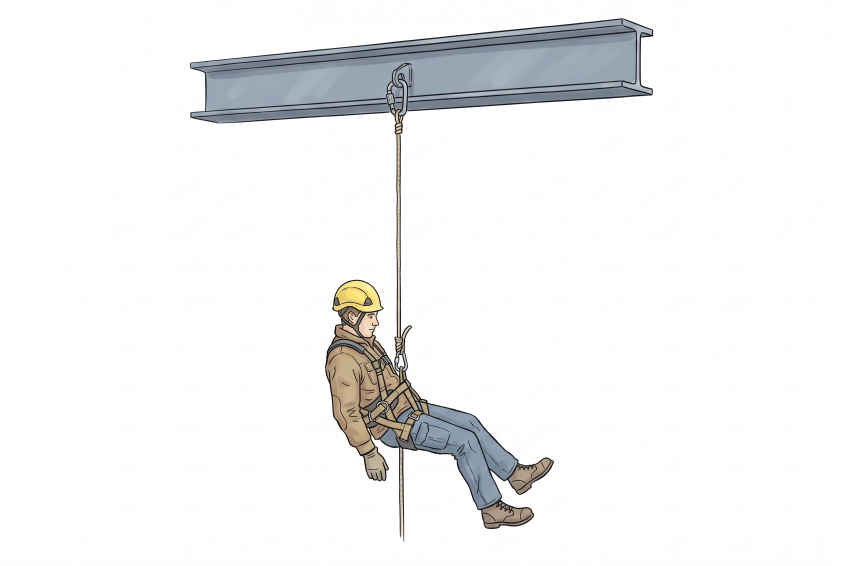
#> input picture obrazky/zdroje/011_pruznost_lano_ilustrace.png, 2528 x 1696 px (shown at 1/3 size)
$ python 011_pruznost_lano.py
#> lines starting #> are read from the running program, lines starting #| are printed output that depends on the picture
### obrazky/zdroje/styl.py
"""Jednotný kreslený styl obrázků sbírky. Použití:  from styl import *"""
import os
import matplotlib; matplotlib.use('Agg')
import matplotlib.pyplot as plt
from matplotlib import font_manager as fm
from matplotlib.patches import FancyArrowPatch, Arc

_FONT = os.path.join(os.path.dirname(os.path.abspath(__file__)), 'Caveat-Regular.ttf')
fm.fontManager.addfont(_FONT)

# --- barvy (význam je pevný, viz STYL.md) ---
INK    = '#222222'  # obrysy, osy, text
SILA   = '#d62828'  # síly
MOMENT = '#f77f00'  # momenty
POHYB  = '#7b2cbf'  # rychlost, zrychlení
ROZMER = '#1d6fd1'  # kóty, úhly, vzdálenosti
BOD    = '#2a9d4b'  # těžiště, body, osy otáčení
KOST, SVAL, KUZE, DREVO = '#f1e3c8', '#e07a7a', '#f6d5bf', '#8b5a2b'

W, H, DPI = 6.0, 4.0, 200   # 1200 x 800 px

def start(w=W, h=H, osy=False):
    plt.xkcd(scale=0.8, length=120, randomness=2)
    plt.rcParams.update({
        'font.family': ['Caveat', 'DejaVu Sans'], 'font.size': 20,
        'mathtext.fontset': 'custom', 'mathtext.rm': 'Caveat',
        'mathtext.it': 'Caveat', 'mathtext.bf': 'Caveat',
        'axes.linewidth': 1.8, 'lines.linewidth': 2.4, 'path.effects': [],
        'axes.edgecolor': INK, 'text.color': INK, 'axes.labelcolor': INK,
        'xtick.color': INK, 'ytick.color': INK})
    fig, ax = plt.subplots(figsize=(w, h), dpi=DPI)
    if not osy:
        ax.set_aspect('equal'); ax.axis('off')
    return fig, ax

# [4 lines left out: function graf, not called in this run]

def sila(ax, x0, y0, x1, y1, text=None, barva=SILA, dx=.05, dy=.05):
    ax.add_patch(FancyArrowPatch((x0, y0), (x1, y1), arrowstyle='-|>',
                 mutation_scale=18, lw=2.2, color=barva))
    if text: ax.text(x1 + dx, y1 + dy, text, color=barva, fontsize=20)

def kota(ax, x0, y0, x1, y1, text, dx=0, dy=-.15):
    ax.add_patch(FancyArrowPatch((x0, y0), (x1, y1), arrowstyle='<->',
                 mutation_scale=14, lw=1.6, color=ROZMER))
    ax.text((x0 + x1) / 2 + dx, (y0 + y1) / 2 + dy, text, color=ROZMER,
            fontsize=18, ha='center', va='center')

def bod(ax, x, y, text=None, dx=.06, dy=.06):
    ax.plot(x, y, 'o', color=BOD, ms=9)
    if text: ax.text(x + dx, y + dy, text, color=BOD, fontsize=20)

# [6 lines left out: function uhel, not called in this run]

def uloz(fig, jmeno):
    fig.tight_layout()
    fig.savefig(jmeno, facecolor='white', dpi=DPI)
    plt.close(fig)

### obrazky/zdroje/011_pruznost_lano.py
"""011 – Bezpečnostní lano: ilustrace z Gemini (011_pruznost_lano_ilustrace.png) + kóty a data."""
from styl import *
from PIL import Image
import numpy as np

ILU = '011_pruznost_lano_ilustrace.png'
ilu = np.asarray(Image.open(ILU).convert('RGB')).copy(); ilu[ilu.min(2) > 235] = 255
#> further down, ilu is the input picture: shape (1696, 2528, 3); mean R, G, B 241.5, 241.9, 242.1
H, W, _ = ilu.shape
#> H = 1696; W = 2528
fig, ax = start(6, 4)
ax.imshow(ilu, extent=(0, W, H, 0)); ax.set_xlim(350, W - 250); ax.set_ylim(H - 40, 20)
TOP, KON = 400, 1100                      # úchyt lana a místo připojení k postroji
K1 = TOP + (KON - TOP) * 200 / 205        # konec nezatíženého lana
# kóty délek lana
for y in (TOP, K1): ax.plot([830, 1170], [y, y], color=ROZMER, lw=1, ls=':')
ax.plot([1230, 1660], [KON, KON], color=ROZMER, lw=1, ls=':'); ax.plot([1230, 1660], [TOP, TOP], color=ROZMER, lw=1, ls=':')
kota(ax, 870, TOP, 870, K1, '', dy=0)
ax.text(840, (TOP + K1) / 2, '$l_1$ = 200 cm', color=ROZMER, fontsize=17, ha='right', va='center')
ax.text(840, (TOP + K1) / 2 + 85, '(bez zátěže)', color=ROZMER, fontsize=13, ha='right', va='center')
kota(ax, 1620, TOP, 1620, KON, '', dy=0)
ax.text(1650, (TOP + KON) / 2, '$l_2$ = 205 cm', color=ROZMER, fontsize=17, ha='left', va='center')
ax.text(1650, (TOP + KON) / 2 + 85, '(s dělníkem)', color=ROZMER, fontsize=13, ha='left', va='center')
# tíha dělníka
sila(ax, 1160, 1250, 1160, 1600); ax.patches[-1].set_zorder(6)
ax.text(1020, 1560, '$G$ = 1500 N', color=SILA, fontsize=18, ha='right', va='center')
# data lana
ax.text(1700, 1250, '$S$ = 100 mm²', fontsize=17, va='center')
ax.text(1700, 1390, '$E$ = ?', color=ROZMER, fontsize=22, va='center')
uloz(fig, '011_pruznost_lano.png')
#> in uloz, `fig.savefig(jmeno, facecolor='white', dpi=DPI)`:
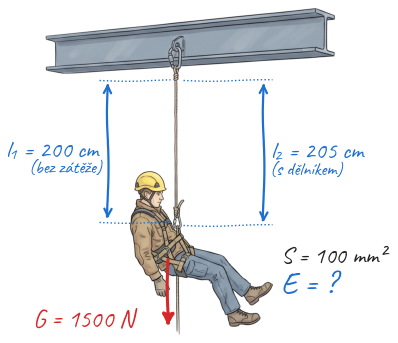
#> figure drawn by matplotlib, 1 panel

$ run again, with obrazky/zdroje/004_pruznost_prodlouzeni_dratu_ilustrace.png copied over obrazky/zdroje/011_pruznost_lano_ilustrace.png
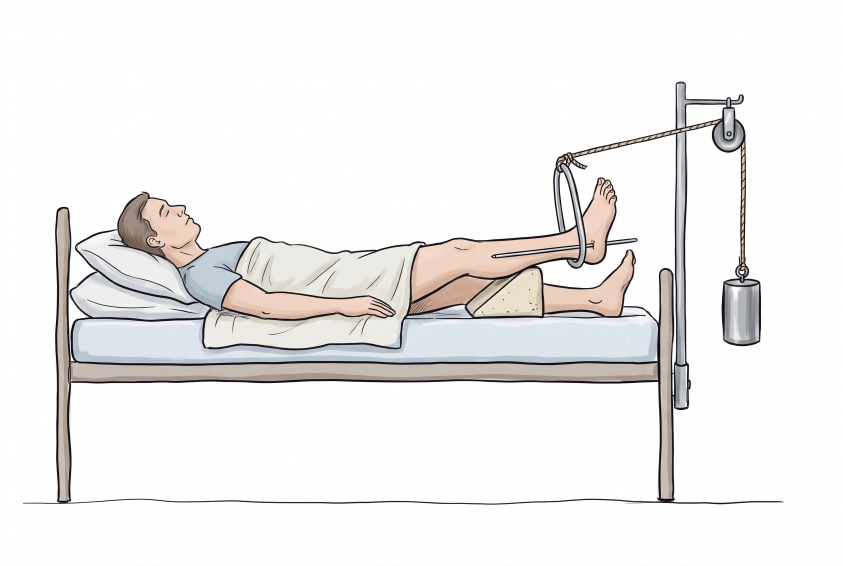
#> input picture obrazky/zdroje/004_pruznost_prodlouzeni_dratu_ilustrace.png, 2528 x 1696 px (shown at 1/3 size)
#> ilu is the input picture: shape (1696, 2528, 3); mean R, G, B 239.4, 238.1, 237.4
#> in uloz, `fig.savefig(jmeno, facecolor='white', dpi=DPI)`:
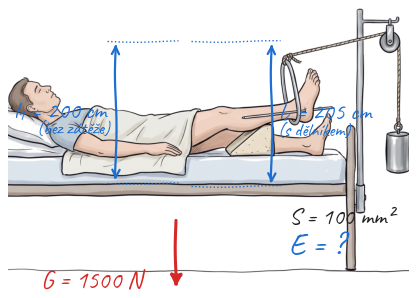
#> figure drawn by matplotlib, 1 panel

$ run again, with obrazky/zdroje/006_pruznost_biceps_kone_ilustrace.png copied over obrazky/zdroje/011_pruznost_lano_ilustrace.png
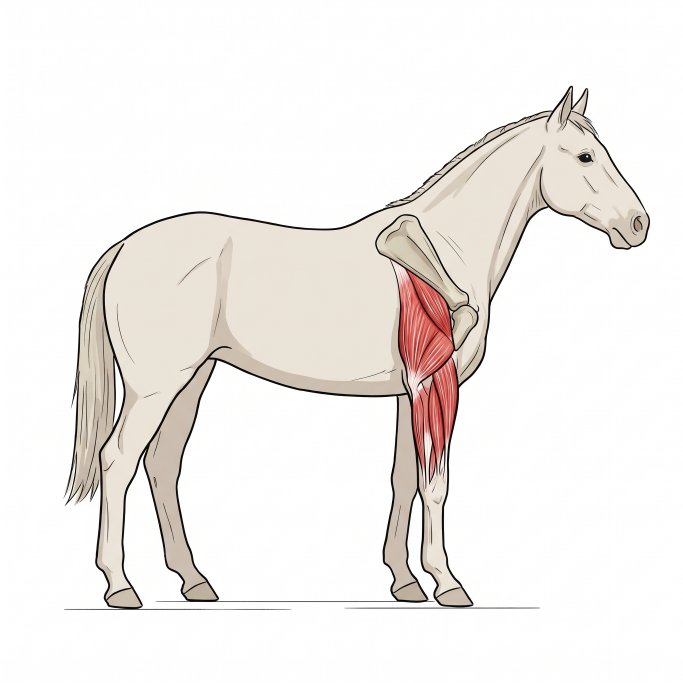
#> input picture obrazky/zdroje/006_pruznost_biceps_kone_ilustrace.png, 2048 x 2048 px (shown at 1/3 size)
#> ilu is the input picture: shape (2048, 2048, 3); mean R, G, B 242, 238.4, 235.5
#> in uloz, `fig.savefig(jmeno, facecolor='white', dpi=DPI)`:
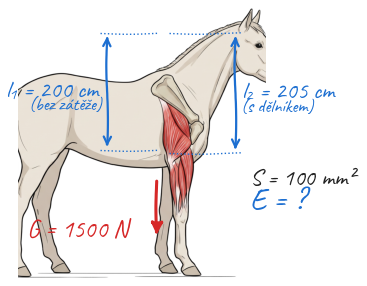
#> figure drawn by matplotlib, 1 panel

$ run again, with obrazky/zdroje/008_pruznost_max_sila_svalu_ilustrace.png copied over obrazky/zdroje/011_pruznost_lano_ilustrace.png
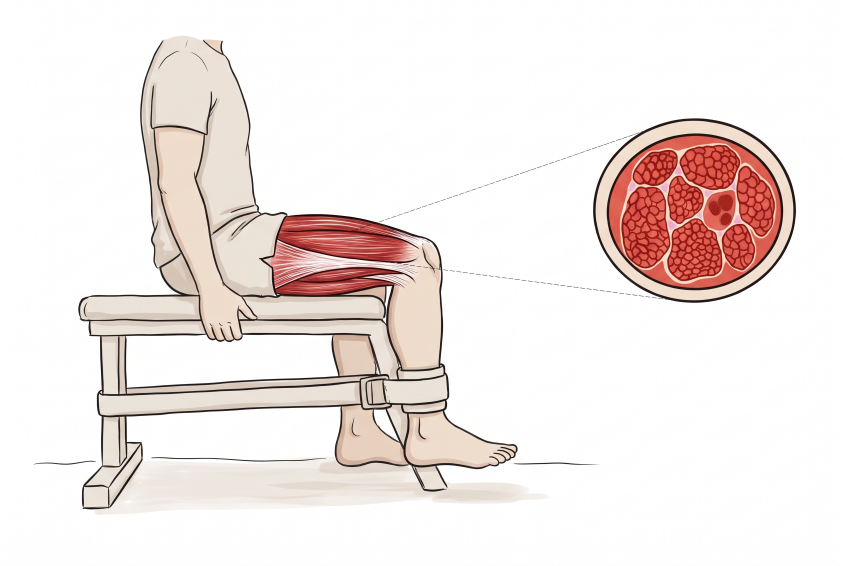
#> input picture obrazky/zdroje/008_pruznost_max_sila_svalu_ilustrace.png, 2528 x 1696 px (shown at 1/3 size)
#> ilu is the input picture: shape (1696, 2528, 3); mean R, G, B 241.4, 232.3, 229.6
#> in uloz, `fig.savefig(jmeno, facecolor='white', dpi=DPI)`:
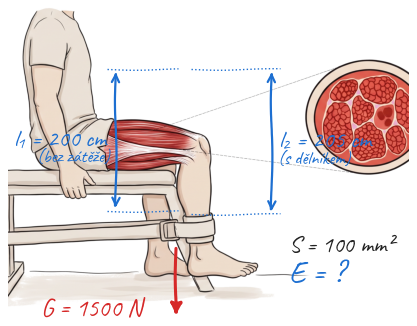
#> figure drawn by matplotlib, 1 panel
